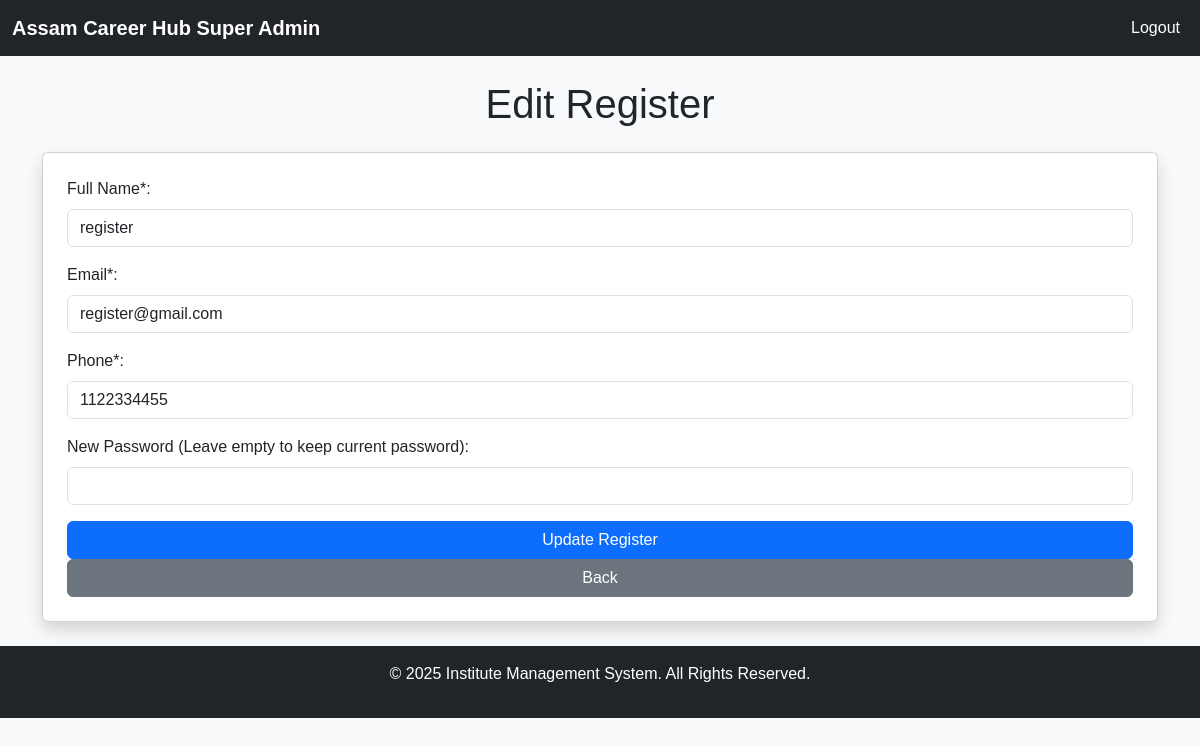
The app's page /super_admin/registers/edit_register.php?register_id=1 (signed in) with its own data.
### tables this page shows
CREATE TABLE `register` (
  `register_id` int(11) NOT NULL,
  `name` varchar(255) NOT NULL,
  `email` varchar(255) NOT NULL,
  `password` varchar(255) NOT NULL,
  `phone` varchar(20) DEFAULT NULL,
  `created_at` timestamp NOT NULL DEFAULT current_timestamp(),
  `active` tinyint(1) DEFAULT 1
);

### super_admin/registers/edit_register.php (the view, shortened to what this page needs)
<?php
include '../../config.php';
if (isset($_GET['register_id'])) {
    $register_id = intval($_GET['register_id']);
    $stmt = $conn->prepare("SELECT * FROM Register WHERE register_id = ?");
    $stmt->execute([$register_id]);
    $register = $stmt->fetch(PDO::FETCH_ASSOC);
} else {
    header("Location: manage_register.php");
    exit;
}
?>
<?php include '../includes/super_admin_header.php'; ?>
<div class="container my-4">
    <h1 class="text-center mb-4">Edit Register</h1>
    <?php if ($register): ?>
        <form method="POST" class="card shadow p-4">
            <div class="mb-3">
                <label for="name" class="form-label">Full Name*:</label>
                <input type="text" name="name" id="name" class="form-control" value="<?php echo htmlspecialchars($register['name']); ?>" required>
            </div>
            <div class="mb-3">
                <label for="email" class="form-label">Email*:</label>
                <input type="email" name="email" id="email" class="form-control" value="<?php echo htmlspecialchars($register['email']); ?>" required>
            </div>
            <div class="mb-3">
                <label for="phone" class="form-label">Phone*:</label>
                <input type="text" name="phone" id="phone" class="form-control" value="<?php echo htmlspecialchars($register['phone']); ?>" required>
            </div>
            <div class="mb-3">
                <label for="password" class="form-label">New Password (Leave empty to keep current password):</label>
                <input type="password" name="password" id="password" class="form-control">
            </div>
            <button type="submit" class="btn btn-primary">Update Register</button>
            <a href="manage_register.php" class="btn btn-secondary">Back</a>
        </form>
    <?php endif; ?>
</div>
<?php include '../includes/super_admin_footer.php'; ?>

### css/style.css (style rules this page uses)
body { font-family: "Arial", sans-serif; background-color: #f8f9fa; }

### records on screen
register: name "register", email "register@gmail.com", phone "1122334455"
